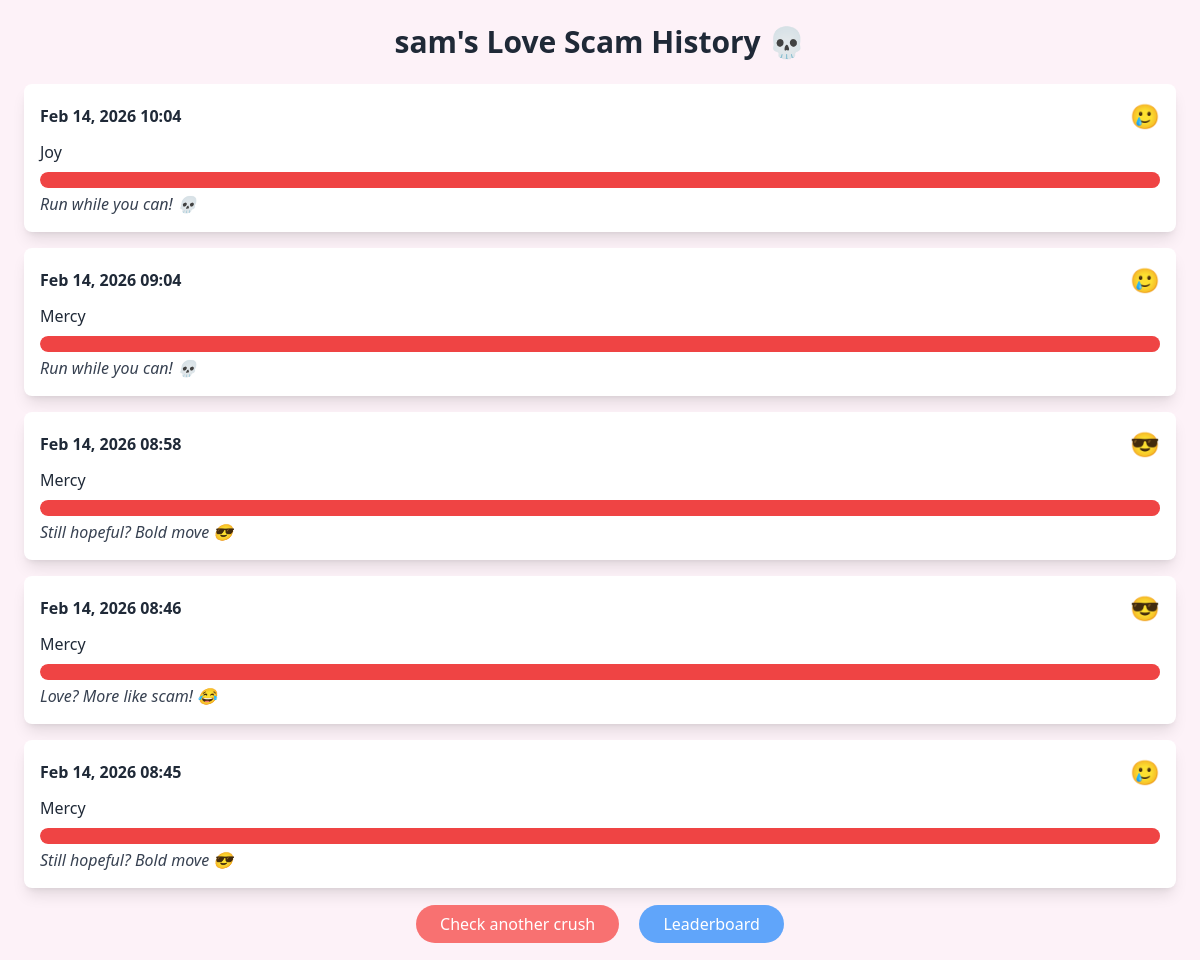
The page /history/sam/ on the database its author committed.
### scam_detector/models.py (models this page shows, shortened)
class ScamReport(models.Model):
    nickname = models.CharField(max_length=50)
    avatar = models.CharField(max_length=10, choices=EMOJI_CHOICES, default="😎")
    crush_name = models.CharField(max_length=255)
    denied_sex = models.BooleanField(default=False)
    mixed_signals = models.BooleanField(default=False)
    lies = models.BooleanField(default=False)
    ghosted = models.BooleanField(default=False)
    last_minute_cancel = models.BooleanField(default=False)
    flirts_with_others = models.BooleanField(default=False)
    inconsistent_messages = models.BooleanField(default=False)
    ignores_messages = models.BooleanField(default=False)
    cancels_dates_last_minute = models.BooleanField(default=False)
    posts_flirty_on_socials = models.BooleanField(default=False)
    talks_about_exes = models.BooleanField(default=False)
    hot_and_cold_behavior = models.BooleanField(default=False)
    flakey_promises = models.BooleanField(default=False)
    sends_confusing_signals = models.BooleanField(default=False)
    surprises_with_ghosting = models.BooleanField(default=False)
    ignored_valentines_messages = models.BooleanField(default=False)
    ghosted_on_valentine = models.BooleanField(default=False)
    cancelled_valentine_date = models.BooleanField(default=False)
    cheesy_gifts_received = models.BooleanField(default=False)
    flirty_texts_with_others = models.BooleanField(default=False)
    overhyped_celebration = models.BooleanField(default=False)
    romantic_promises_broken = models.BooleanField(default=False)
    social_media_posting_without_you = models.BooleanField(default=False)
    ex_mention_on_valentine = models.BooleanField(default=False)
    ignored_flower_delivery = models.BooleanField(default=False)
    valentine_surprise_failed = models.BooleanField(default=False)
    scam_level = models.IntegerField(default=0)
    comment = models.CharField(max_length=255, blank=True)
    slug = models.SlugField(unique=True, blank=True, null=True)
    created_at = models.DateTimeField(auto_now_add=True)

### scam_detector/views.py (the view)
# urls.py: path("history/<str:nickname>/", user_history_view, name="user_history"),
def user_history_view(request, nickname):
    history = ScamReport.objects.filter(nickname=nickname).order_by('-created_at')
    return render(request, "scam_detector/user_history.html", {"nickname": nickname, "history": history})

### templates/scam_detector/user_history.html (shortened to what this page needs)
<!DOCTYPE html>
<html lang="en">
<head>
  <script src="https://cdn.tailwindcss.com"></script>
</head>
<body class="bg-pink-50 text-gray-800 p-6">
  <h1 class="text-3xl font-bold text-center mb-6">{{ nickname }}'s Love Scam History 💀</h1>
  <div class="space-y-4">
    {% for report in history %}
      <div class="bg-white p-4 rounded-lg shadow-lg">
        <div class="flex justify-between items-center mb-2">
          <span class="font-bold">{{ report.created_at|date:"M d, Y H:i" }}</span>
          <span class="text-2xl">{{ report.avatar }}</span>
        </div>
        <div class="mb-2">{{ report.crush_name }}</div>
        <div class="bg-red-200 h-4 rounded-full overflow-hidden">
          <div class="bg-red-500 h-4 rounded-full transition-all" style="width: {{ report.scam_level|floatformat:0 }}%"></div>
        </div>
        <p class="mt-1 italic text-gray-700">{{ report.comment }}</p>
      </div>
    {% endfor %}
  </div>
  <div class="mt-6 text-center space-x-4">
    <a href="{% url 'report' %}" class="bg-red-400 hover:bg-red-500 text-white px-6 py-2 rounded-full transition">Check another crush</a>
    <a href="{% url 'leaderboard' %}" class="bg-blue-400 hover:bg-blue-500 text-white px-6 py-2 rounded-full transition">Leaderboard</a>
  </div>
</body>
</html>

### rows shown on the page
ScamReport: created_at "Feb 14, 2026 10:04", avatar "🥲", crush_name "Joy", comment "Run while you can! 💀"
ScamReport: created_at "Feb 14, 2026 09:04", avatar "🥲", crush_name "Mercy", comment "Run while you can! 💀"
ScamReport: created_at "Feb 14, 2026 08:58", avatar "😎", crush_name "Mercy", comment "Still hopeful? Bold move 😎"
ScamReport: created_at "Feb 14, 2026 08:46", avatar "😎", crush_name "Mercy", comment "Love? More like scam! 😂"
ScamReport: created_at "Feb 14, 2026 08:45", avatar "🥲", crush_name "Mercy", comment "Still hopeful? Bold move 😎"

### other values the page prints
{{ nickname }} "sam"
